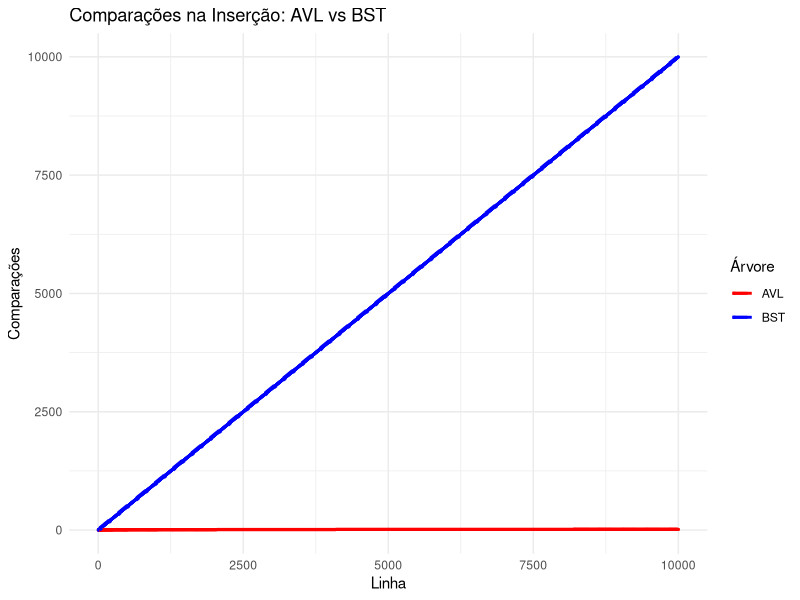
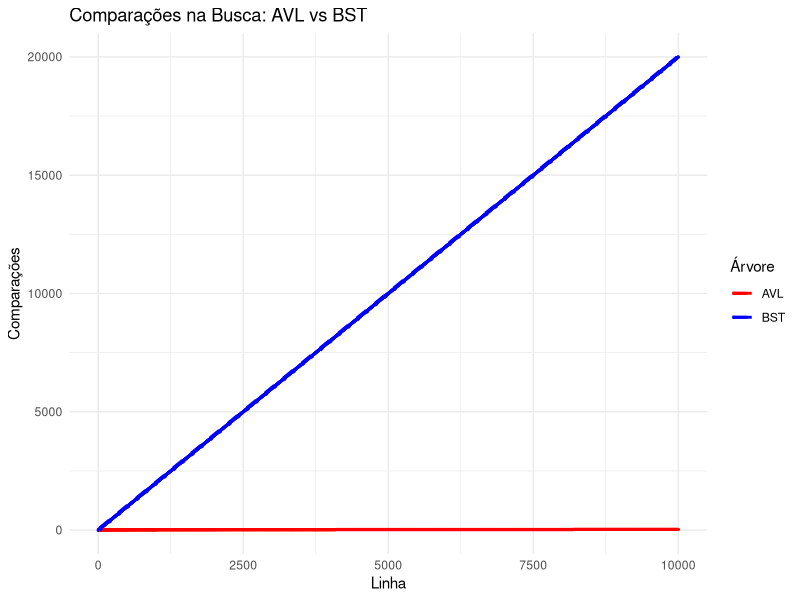
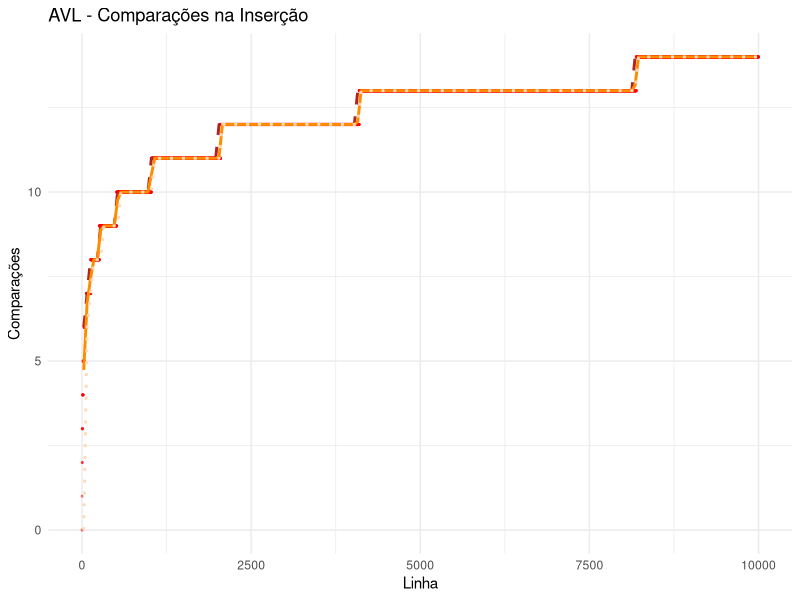
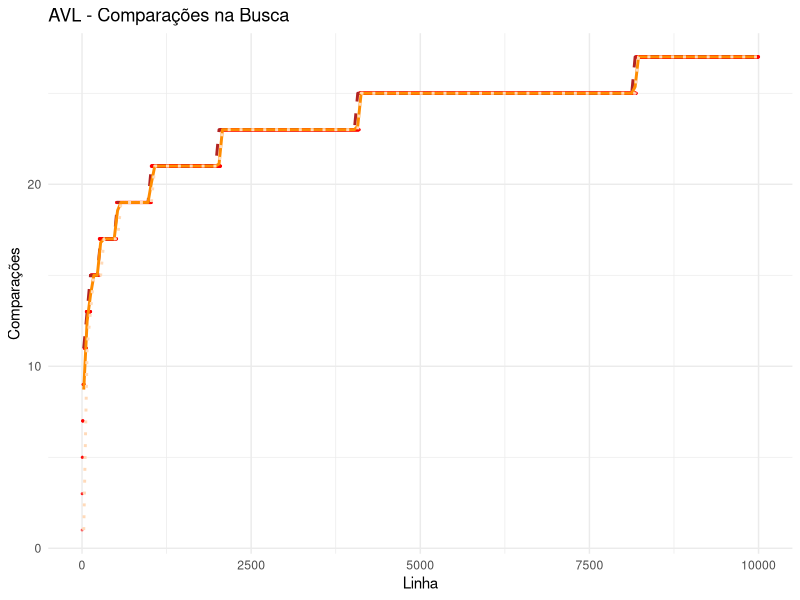
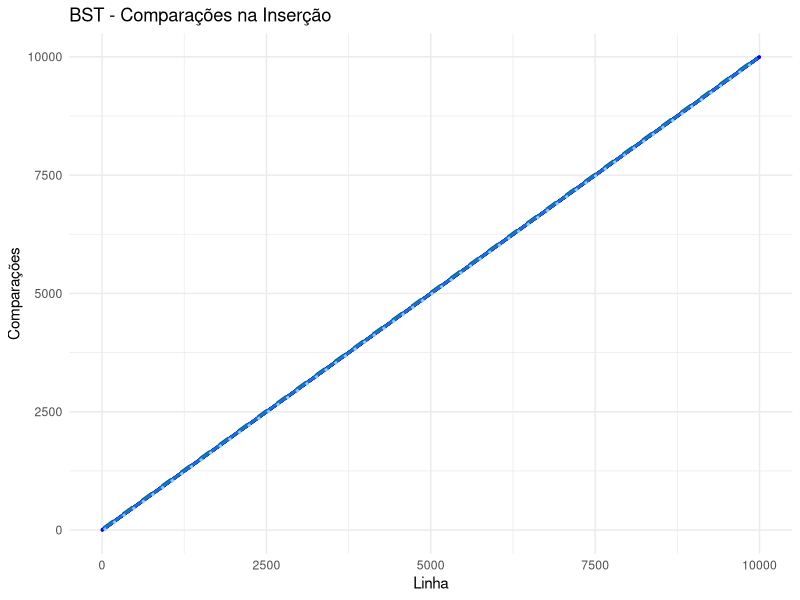
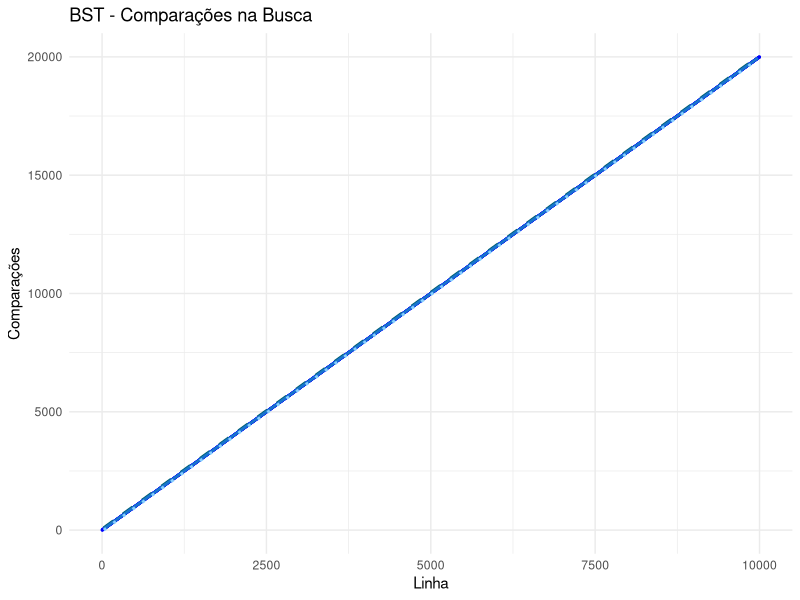

Write R code to recreate these figures, in order.
# Bibliotecas
library(ggplot2)
library(dplyr)

# Importação
avl <- read.csv("2025-05-01 19.35.40 Plotagem AVL.csv")
bst <- read.csv("2025-05-01 19.35.40 Plotagem BST.csv")

# Adiciona identificadores
avl$tipo <- "AVL"
avl$linha <- 1:nrow(avl)
bst$tipo <- "BST"
bst$linha <- 1:nrow(bst)

dados <- bind_rows(avl, bst)

# Agrupar por janelas de linhas
janela <- 50
dados$grupo <- ceiling(dados$linha / janela)

# Agregações LOCAIS para inserção
resumo_insercao <- dados %>%
  group_by(tipo, grupo) %>%
  summarise(
    x = mean(linha),
    max_y = max(insert_comparisons),
    min_y = min(insert_comparisons),
    media_y = mean(insert_comparisons),
    .groups = "drop"
  )

# Agregações LOCAIS para busca
resumo_busca <- dados %>%
  group_by(tipo, grupo) %>%
  summarise(
    x = mean(linha),
    max_y = max(search_comparisons),
    min_y = min(search_comparisons),
    media_y = mean(search_comparisons),
    .groups = "drop"
  )

# =====================
# GRÁFICO COMPARATIVO - INSERÇÃO
# =====================
ggplot(dados, aes(x = linha, y = insert_comparisons, color = tipo)) +
  geom_point(size = 0.4, alpha = 0.4) +
  geom_line(data = resumo_insercao, aes(x = x, y = max_y, color = tipo), linetype = "dashed", size = 1) +
  geom_line(data = resumo_insercao, aes(x = x, y = media_y, color = tipo), linetype = "solid", size = 1) +
  geom_line(data = resumo_insercao, aes(x = x, y = min_y, color = tipo), linetype = "dotted", size = 1) +
  scale_color_manual(values = c("AVL" = "red", "BST" = "blue")) +
  labs(
    title = "Comparações na Inserção: AVL vs BST",
    x = "Linha",
    y = "Comparações",
    color = "Árvore"
  ) +
  theme_minimal()

# =====================
# GRÁFICO COMPARATIVO - BUSCA
# =====================
ggplot(dados, aes(x = linha, y = search_comparisons, color = tipo)) +
  geom_point(size = 0.4, alpha = 0.4) +
  geom_line(data = resumo_busca, aes(x = x, y = max_y, color = tipo), linetype = "dashed", size = 1) +
  geom_line(data = resumo_busca, aes(x = x, y = media_y, color = tipo), linetype = "solid", size = 1) +
  geom_line(data = resumo_busca, aes(x = x, y = min_y, color = tipo), linetype = "dotted", size = 1) +
  scale_color_manual(values = c("AVL" = "red", "BST" = "blue")) +
  labs(
    title = "Comparações na Busca: AVL vs BST",
    x = "Linha",
    y = "Comparações",
    color = "Árvore"
  ) +
  theme_minimal()

# =====================
# INDIVIDUAL - AVL
# =====================
# Inserção AVL
ggplot(avl, aes(x = linha, y = insert_comparisons)) +
  geom_point(color = "red", size = 0.4, alpha = 0.4) +
  geom_line(data = subset(resumo_insercao, tipo == "AVL"), aes(x = x, y = max_y), color = "firebrick", linetype = "dashed", size = 1) +
  geom_line(data = subset(resumo_insercao, tipo == "AVL"), aes(x = x, y = media_y), color = "darkorange", linetype = "solid", size = 1) +
  geom_line(data = subset(resumo_insercao, tipo == "AVL"), aes(x = x, y = min_y), color = "#FFDAB9", linetype = "dotted", size = 1) +
  labs(title = "AVL - Comparações na Inserção", x = "Linha", y = "Comparações") +
  theme_minimal()

# Busca AVL
ggplot(avl, aes(x = linha, y = search_comparisons)) +
  geom_point(color = "red", size = 0.4, alpha = 0.4) +
  geom_line(data = subset(resumo_busca, tipo == "AVL"), aes(x = x, y = max_y), color = "firebrick", linetype = "dashed", size = 1) +
  geom_line(data = subset(resumo_busca, tipo == "AVL"), aes(x = x, y = media_y), color = "darkorange", linetype = "solid", size = 1) +
  geom_line(data = subset(resumo_busca, tipo == "AVL"), aes(x = x, y = min_y), color = "#FFDAB9", linetype = "dotted", size = 1) +
  labs(title = "AVL - Comparações na Busca", x = "Linha", y = "Comparações") +
  theme_minimal()

# =====================
# INDIVIDUAL - BST
# =====================
# Inserção BST
ggplot(bst, aes(x = linha, y = insert_comparisons)) +
  geom_point(color = "blue", size = 0.4, alpha = 0.4) +
  geom_line(data = subset(resumo_insercao, tipo == "BST"), aes(x = x, y = max_y), color = "#005F73", linetype = "dashed", size = 1) +
  geom_line(data = subset(resumo_insercao, tipo == "BST"), aes(x = x, y = media_y), color = "dodgerblue3", linetype = "solid", size = 1) +
  geom_line(data = subset(resumo_insercao, tipo == "BST"), aes(x = x, y = min_y), color = "skyblue1", linetype = "dotted", size = 1) +
  labs(title = "BST - Comparações na Inserção", x = "Linha", y = "Comparações") +
  theme_minimal()

# Busca BST
ggplot(bst, aes(x = linha, y = search_comparisons)) +
  geom_point(color = "blue", size = 0.4, alpha = 0.4) +
  geom_line(data = subset(resumo_busca, tipo == "BST"), aes(x = x, y = max_y), color = "#005F73", linetype = "dashed", size = 1) +
  geom_line(data = subset(resumo_busca, tipo == "BST"), aes(x = x, y = media_y), color = "dodgerblue3", linetype = "solid", size = 1) +
  geom_line(data = subset(resumo_busca, tipo == "BST"), aes(x = x, y = min_y), color = "skyblue1", linetype = "dotted", size = 1) +
  labs(title = "BST - Comparações na Busca", x = "Linha", y = "Comparações") +
  theme_minimal()
